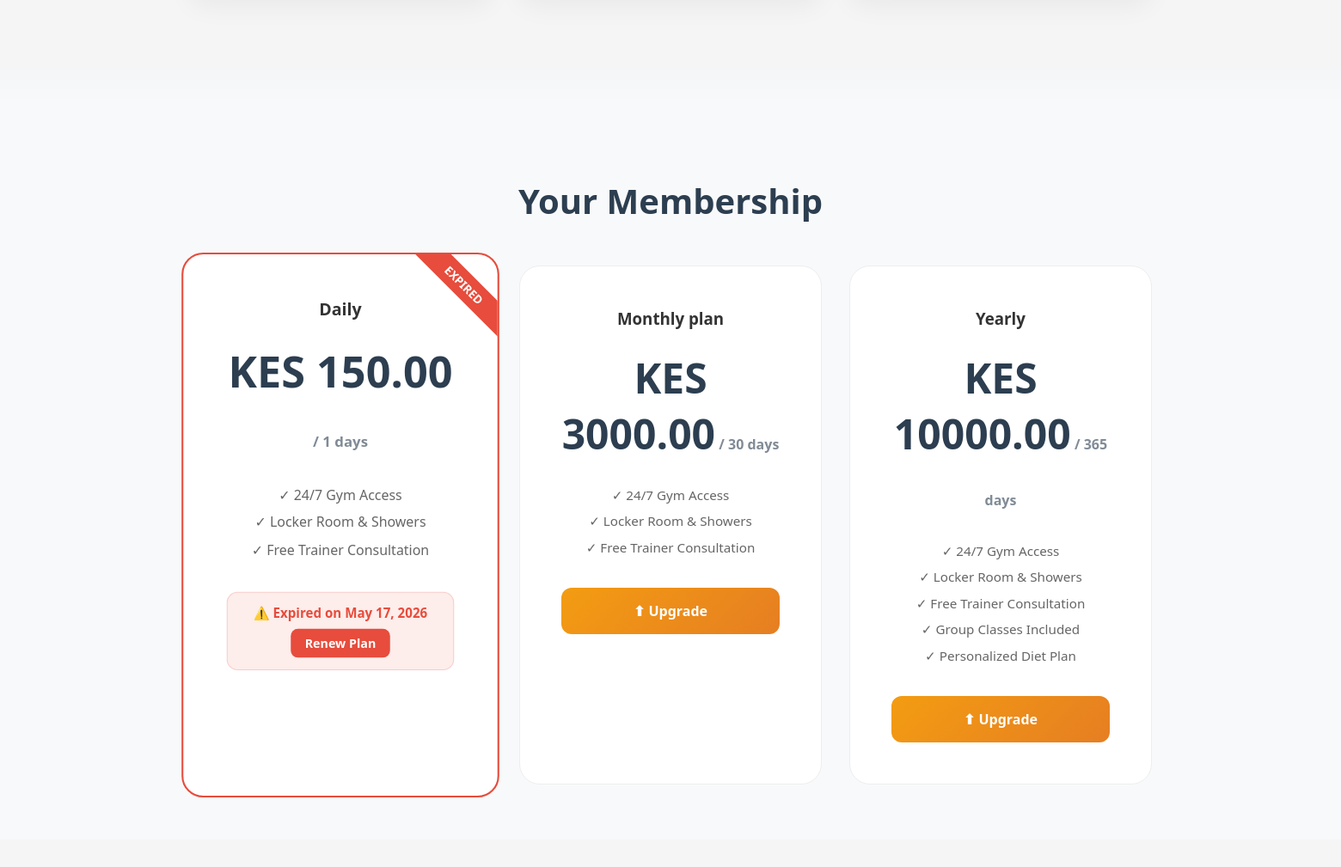
The app's page / (signed in, middle part), older data.
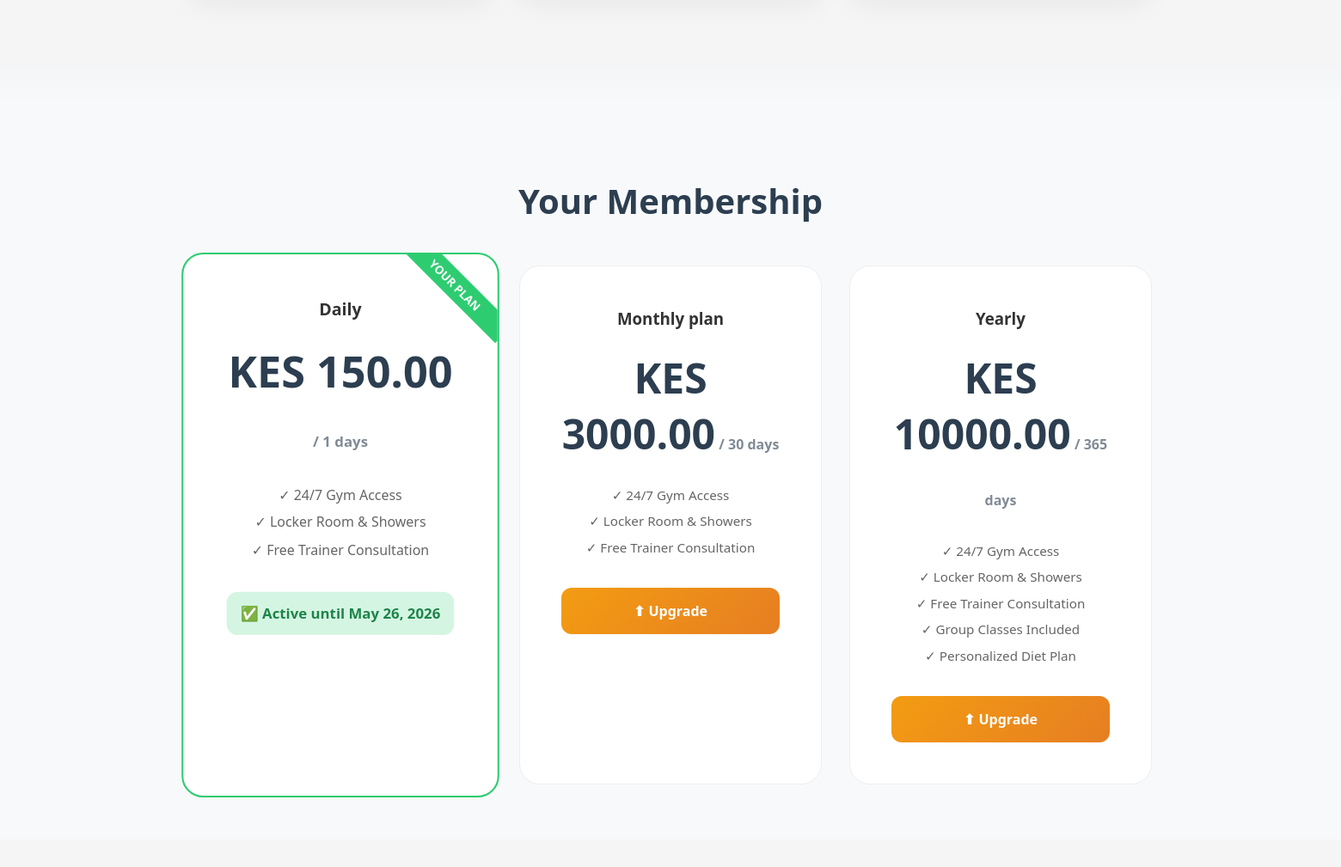
The same page, newer data.
### base/gym/models.py (models this page shows, shortened)
class MembershipPlan(models.Model):
    name = models.CharField(max_length=60)
    price = models.DecimalField(max_digits=10, decimal_places=2)
    duration_days = models.PositiveIntegerField()

class Membership(models.Model):
    member = models.ForeignKey(Member, on_delete=models.CASCADE, related_name="memberships")
    plan = models.ForeignKey(MembershipPlan, on_delete=models.PROTECT)
    start_date = models.DateField(default=timezone.now)
    end_date = models.DateField(blank=True, null=True)
    is_active = models.BooleanField(default=True, db_index=True)
    @property
    def is_expired(self):
        if self.end_date:
            return self.end_date < timezone.now().date()
        return False

### base/gym/views/public.py (the view)
# urls.py: path("", views.home_view, name="home"),
def home_view(request):
    plans = MembershipPlan.objects.all().order_by("price")
    featured_classes = GymClass.objects.all()[:3]
    announcements = Announcement.objects.filter(is_active=True)[:3]
    gallery = GymPhoto.objects.all()[:6]
    active_membership = None
    if request.user.is_authenticated:
        member = getattr(request.user, 'member_profile', None)
        if member:
            active_membership = member.memberships.filter(is_active=True).first()
    for plan in plans:
        if plan.duration_days == 1: plan.freq_label = "Daily"
        elif plan.duration_days == 7: plan.freq_label = "Weekly"
        elif plan.duration_days <= 31: plan.freq_label = "Monthly"
        elif plan.duration_days >= 360: plan.freq_label = "Yearly"
        else: plan.freq_label = "Select Plan"
        plan.is_active = active_membership and plan.id == active_membership.plan.id
    return render(request, "gym/home.html", {
        "plans": plans,
        "featured_classes": featured_classes,
        "announcements": announcements,
        "gallery": gallery,
        "active_membership": active_membership,
    })

### base/gym/context_processors.py (called while the page is built)
def branch_context(request):
    active_branch_id = request.session.get('active_branch_id')
    active_branch = None
    if active_branch_id:
        try:
            active_branch = Branch.objects.get(id=active_branch_id)
        except Branch.DoesNotExist:
            pass
    return {
        'all_branches': Branch.objects.all(),
        'active_branch': active_branch,
    }

### base/templates/gym/home.html (shortened to what this page needs)
{% extends "gym/base.html" %}
{% block content %}
<div class="container">
    <div class="pricing-wrap">
        {% if active_membership %}
        <h2 class="section-title">Your Membership</h2>
        {% else %}
        <h2 class="section-title">Simple, Flexible Pricing</h2>
        {% endif %}
        <div class="plans-grid">
            {% for plan in plans %}
            <div
                class="plan-card {% if plan.is_active %}{% if active_membership.is_expired %}popular-expired{% else %}popular-gym{% endif %}{% elif forloop.counter == 2 and not active_membership %}popular{% endif %}">
                {% if plan.is_active %}
                {% if active_membership.is_expired %}
                <div class="popular-badge" style="background: #e74c3c;">EXPIRED</div>
                {% else %}
                <div class="popular-badge" style="background: var(--accent-green);">YOUR PLAN</div>
                {% endif %}
                {% elif forloop.counter == 2 and not active_membership %}
                <div class="popular-badge">BEST VALUE</div>
                {% endif %}
                <h3>{{ plan.name }}</h3>
                <div class="plan-price">KES {{ plan.price }}<span> / {{ plan.duration_days }} days</span></div>
                <ul
                    style="list-style: none; padding: 0; margin-bottom: 2rem; color: #666; font-size: 0.95rem; line-height: 2;">
                    <li>✓ 24/7 Gym Access</li>
                    <li>✓ Locker Room & Showers</li>
                    <li>✓ Free Trainer Consultation</li>
                    {% if plan.price > 3000 %}
                    <li>✓ Group Classes Included</li>
                    <li>✓ Personalized Diet Plan</li>
                    {% endif %}
                </ul>
                {% if user.is_authenticated %}
                {% if active_membership %}
                {% if plan.is_active %}
                {% if active_membership.is_expired %}
                <div
                    style="text-align: center; padding: 0.8rem; background: rgba(231,76,60,0.1); border: 1px solid rgba(231,76,60,0.2); border-radius: 12px; color: #e74c3c; font-weight: 700; display: flex; flex-direction: column; gap: 0.5rem; justify-content: center; align-items: center;">
                    <span style="font-size: 0.9rem;">⚠️ Expired on {{ active_membership.end_date|date:"M d, Y" }}</span>
                    <a href="{% url 'portal_subscribe' plan.id %}" class="btn"
                        style="background: #e74c3c; border-radius: 8px; font-size: 0.85rem; font-weight: 700; padding: 0.4rem 1rem; color: white;">Renew
                        Plan</a>
                </div>
                {% else %}
                <div
                    style="text-align: center; padding: 0.8rem; background: #d5f5e3; border-radius: 12px; color: #1e8449; font-weight: 700;">
                    ✅ Active until {{ active_membership.end_date|date:"M d, Y" }}</div>
                {% endif %}
                {% else %}
                <a href="{% url 'portal_subscribe' plan.id %}" class="btn"
                    style="width: 100%; padding: 1rem; border-radius: 12px; font-weight: 700; color: white; background: linear-gradient(135deg, #f39c12, #e67e22);">⬆
                    Upgrade</a>
                {% endif %}
                {% else %}
                <a href="{% url 'portal_subscribe' plan.id %}" class="btn"
                    style="width: 100%; padding: 1rem; border-radius: 12px; font-weight: 700; color: white; background: var(--accent-blue);">{{
                    plan.freq_label }}</a>
                {% endif %}
                {% else %}
                <a href="{% url 'login' %}?next={% url 'portal_subscribe' plan.id %}" class="btn"
                    style="width: 100%; padding: 1rem; border-radius: 12px; font-weight: 700; color: white; {% if forloop.counter == 2 %}background: var(--accent-blue);{% else %}background: #2c3e50;{% endif %}">Join
                    Now</a>
                {% endif %}
            </div>
            {% endfor %}
        </div>
    </div>
</div>
{% endblock %}

Row changes from the older to the newer data that the page shows:
no longer on this page (row edited): Membership: end_date "May 17, 2026"
computed for MembershipPlan "Daily": text "EXPIRED ⚠️ Expired on Renew Plan" → "YOUR PLAN ✅ Active until"
added Membership: end_date "May 26, 2026"
